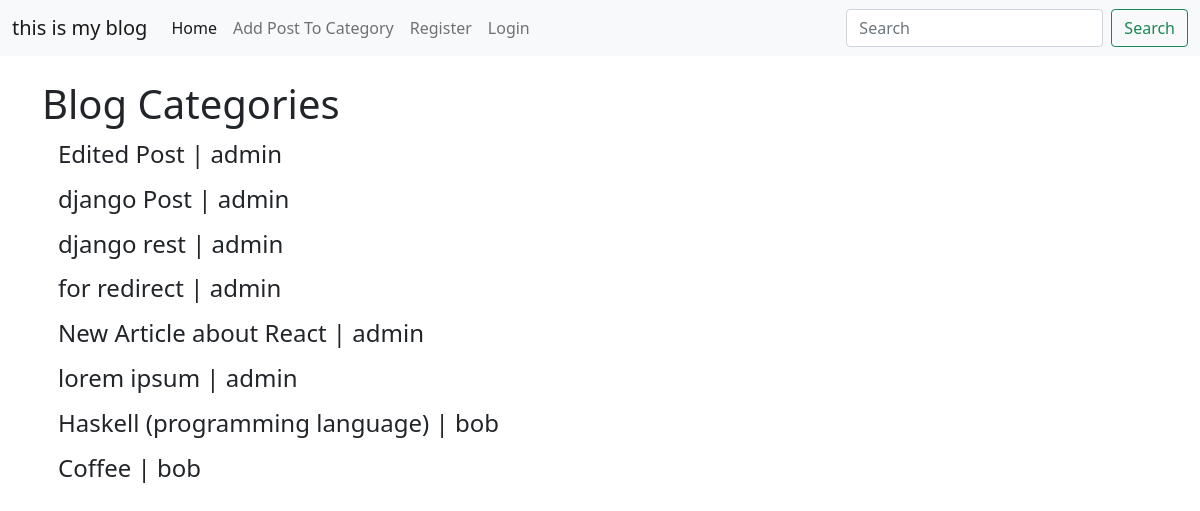
The page /category-list/ on the database its author committed.
### book/models.py (models this page shows, shortened)
class post(models.Model) :
    author =models.ForeignKey(User, on_delete=models.CASCADE,related_name="blog_posts")
    slug =models.SlugField(max_length=250,unique_for_date="publish")
    publish =models.DateTimeField(default=timezone.now)
    title =models.CharField(max_length=250)
    title_tag = models.CharField(max_length=250, default="this is my blog")
    body = RichTextField(blank = True, null = True)
    created =models.DateTimeField(auto_now_add=True)
    upadated =models.DateTimeField(auto_now=True)
    category = models.CharField(max_length=255, default='coding')
    likes = models.ManyToManyField(User, related_name='blog_postd')
    def __str__(self):
        return self.title + ' | ' + str(self.author)

### book/views.py (the view)
# urls.py: path('category-list/', CategoryListView, name='category-list'),
def CategoryListView(request):
    cat_menu_list = post.objects.all()
    return render(request, 'category_list.html', {'cat_menu_list':cat_menu_list})

### book/templates/category_list.html (shortened to what this page needs)
{% extends 'base.html' %}
{% block content %}
    <h1>Blog Categories</h1>
    {% for item in cat_menu_list %}
    <h4><a class="dropdown-item" href="{% url 'category' item %}">{{ item }}</a></h4>
    {% endfor %}
{% endblock content %}

### rows shown on the page
post: title+author "Edited Post | admin"
post: title+author "django Post | admin"
post: title+author "django rest | admin"
post: title+author "for redirect | admin"
post: title+author "New Article about React | admin"
post: title+author "lorem ipsum | admin"
post: title+author "Haskell (programming language) | bob"
post: title+author "Coffee | bob"
